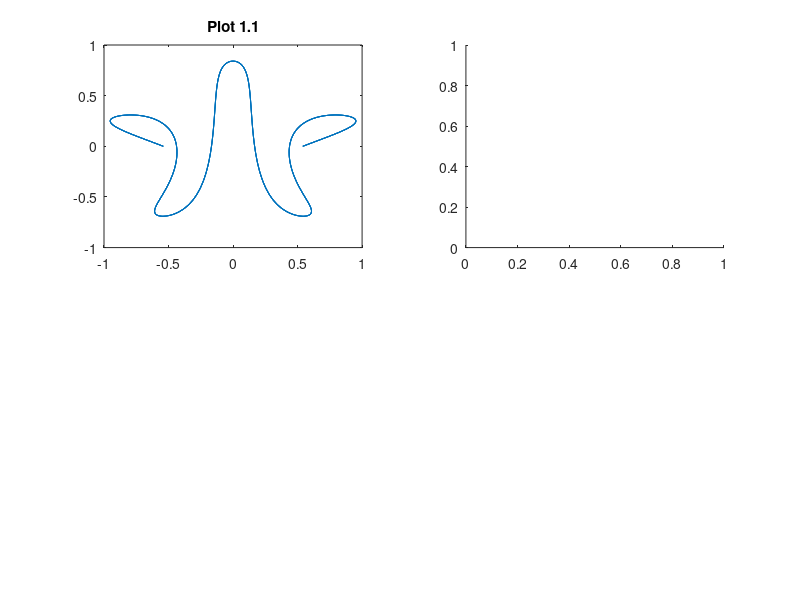

MATLAB code for this plot: (Note: this script raises an error after producing the figure.)
% TASK 1
% 1.1
t = 0:0.01:2*pi;
x = cos(2.*t).*cos(cos(10.*t));
y = sin(2.*t).*sin(sin(10.*t));
subplot(2,2,1)
plot(x, y)
title("Plot 1.1");

% 1.2
t = -8*pi:0.01:8*pi;
r = exp(sin(t)) - 2*cos(4.*t) + sin((2.*t - pi)/24) .^ 5;
subplot(2,2,2)
polarplot(t, r)
title("Plot 1.2");